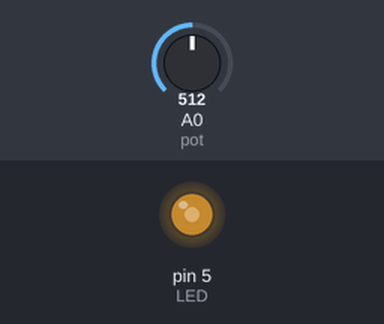
Recording of a sketch running on a simulated Arduino Uno, built with avr-gcc and run on an emulated ATmega328P. Shown: output pins drawn as LEDs (lit = HIGH). The inputs (shaded band) are chosen by the test bench; at power-on: A0 (pot) = 512.

Above: at 1.2 s.
1.3 s: A0 (pot) set to 716
At 1.7 s:
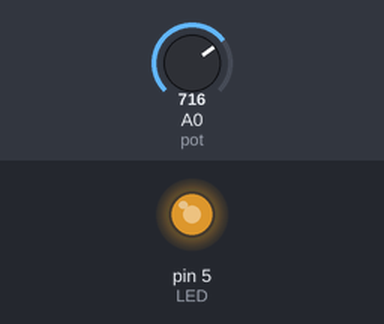
2.8 s: A0 (pot) set to 900
At 4.0 s:
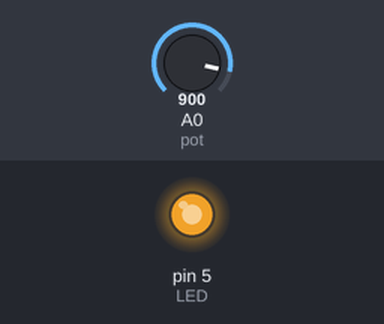
4.3 s: A0 (pot) set to 122
At 5.4 s:
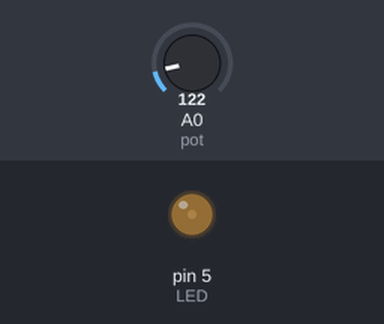
5.8 s: A0 (pot) set to 0
At 6.7 s:
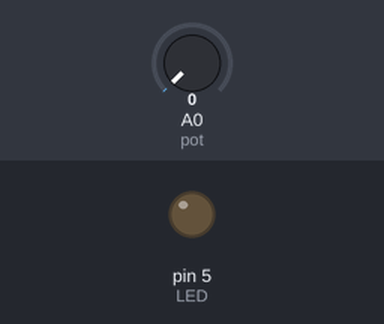
7.3 s: A0 (pot) set to 511
At 7.9 s:
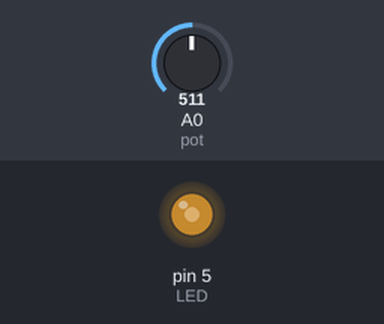
Timing chart, 0 to 9.8 s (numbered marks = the images above; inputs shaded):
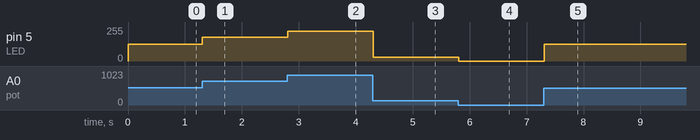

Measured:
- after the input at 1.3 s, pin 5 (LED): 127/255 → 178/255 at once
- after the input at 2.8 s, pin 5 (LED): 178/255 → 224/255 at once
- after the input at 4.3 s, pin 5 (LED): 224/255 → 30/255 at once
- after the input at 5.8 s, pin 5 (LED): 30/255 → 0/255 at once
- after the input at 7.3 s, pin 5 (LED): 0/255 → 127/255 at once

The sketch:

Poteniometer.ino
```cpp
int LED = 5;
int pot = A0;

void setup() {
  pinMode(LED,OUTPUT);
}

void loop() {
  int value = analogRead(pot);
  int duty = map(value,0,1023,0,255);
  analogWrite(LED,duty);
  delay(100);
}
```
